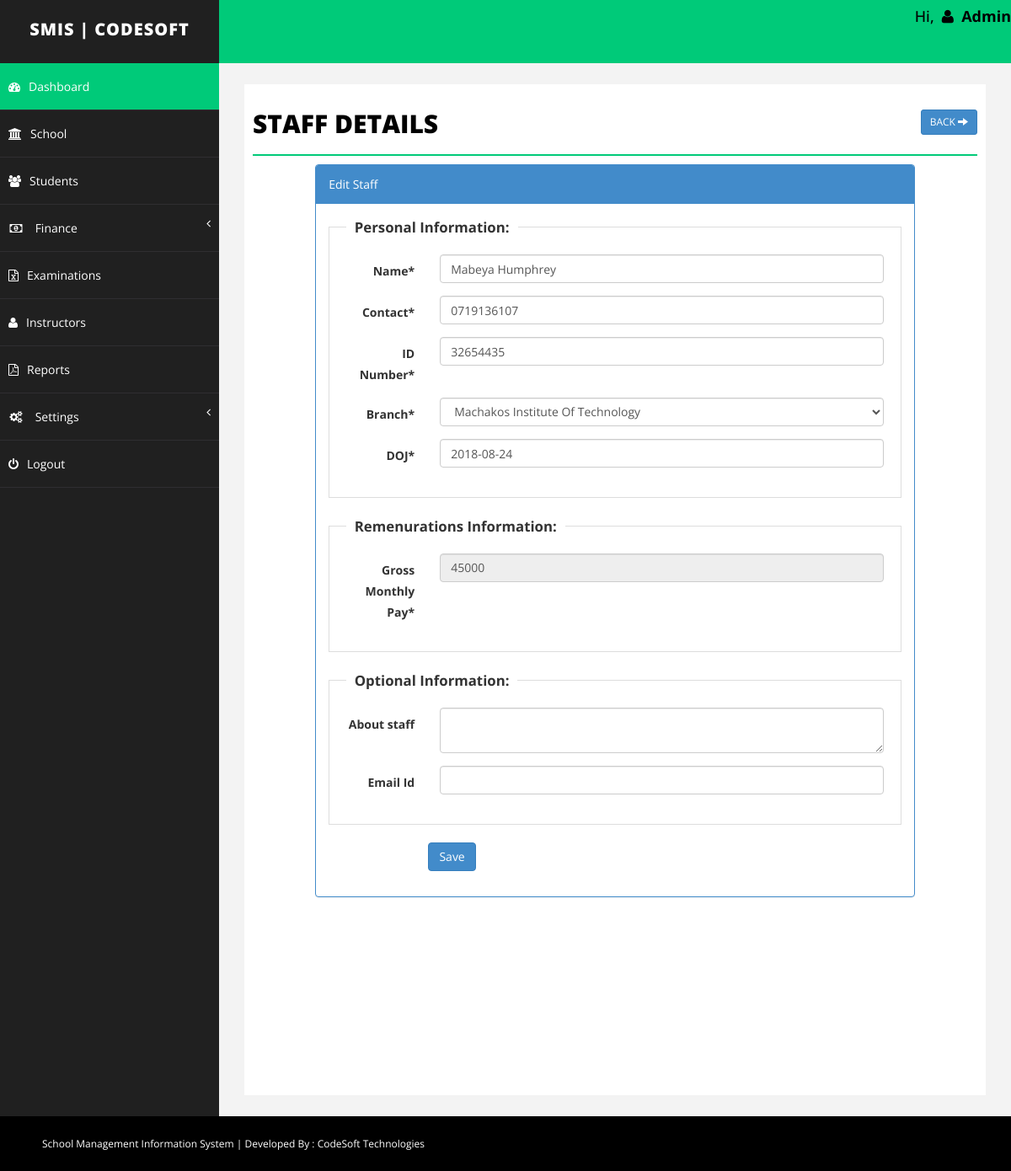
The page /Staff/staff.php?action=edit&id=1 (signed in) on the database its author committed.
### tables this page shows
CREATE TABLE `staff` (
  `id` int(255) NOT NULL,
  `emailid` varchar(255) NOT NULL,
  `iname` varchar(255) NOT NULL,
  `joindate` datetime NOT NULL,
  `about` text NOT NULL,
  `contact` varchar(255) NOT NULL,
  `idno` varchar(255) NOT NULL,
  `salary` int(255) NOT NULL,
  `branch` varchar(255) NOT NULL,
  `remark` text NOT NULL,
  `delete_status` enum('0','1') NOT NULL DEFAULT '0'
);

CREATE TABLE `branch` (
  `id` int(255) NOT NULL,
  `branch` varchar(255) NOT NULL,
  `address` text NOT NULL,
  `detail` text NOT NULL,
  `delete_status` enum('0','1') NOT NULL DEFAULT '0'
);

### Staff/staff.php (the view, shortened to what this page needs)
<?php
	include("../Include/dbconnect.php");
	$emailid='';
	$iname='';
	$joindate = '';
	$contact='';
	$idno='';
	$salary='';
	$about = '';
	$branch='';
	$action = "add";
	if(isset($_GET['action']) && $_GET['action']=="edit" ){
		$id = isset($_GET['id'])?mysqli_real_escape_string($conn,$_GET['id']):'';
		$sqlEdit = $conn->query("SELECT * FROM staff WHERE id='".$id."'");
		if($sqlEdit->num_rows)
		{
			$rowsEdit = $sqlEdit->fetch_assoc();
			extract($rowsEdit);
			$action = "update";
		}else
		{
			$_GET['action']="";
		}
	}
?>
<!DOCTYPE html>
<html xmlns="http://www.w3.org/1999/xhtml">
<head>
	<?php include("../Include/links.php"); ?>
</head>
<?php
	include("../Include/header.php");
?>
        <div id="page-wrapper">
            <div id="page-inner">
                <div class="row">
                    <div class="col-md-12">
                        <h1 class="page-head-line">Staff Details
							<?php
								echo (isset($_GET['action']) && @$_GET['action']=="add" || @$_GET['action']=="edit")?
								' <a href="staff.php" class="btn btn-primary btn-sm pull-right">Back <i class="glyphicon glyphicon-arrow-right"></i></a>':'<a href="staff.php?action=add" class="btn btn-primary btn-sm pull-right"><i class="glyphicon glyphicon-plus"></i> Add </a>';
							?>
						</h1>
                    </div>
                </div>
				<?php
				if(isset($_GET['action']) && @$_GET['action']=="add" || @$_GET['action']=="edit")
				{
				?>
                	<div class="row">
						<div class="col-sm-10 col-sm-offset-1">
               				<div class="panel panel-primary">
								<div class="panel-heading">
									<?php echo ($action=="add")? "Add Staff": "Edit Staff"; ?>
								</div>
								<form action="staff.php" method="post" id="signupForm1" class="form-horizontal">
                        		<div class="panel-body">
									<fieldset class="scheduler-border" >
						 				<legend  class="scheduler-border">Personal Information:</legend>
											<div class="form-group">
												<label class="col-sm-2 control-label" for="Old">Name* </label>
												<div class="col-sm-10">
													<input type="text" class="form-control" id="iname" name="iname" value="<?php echo $iname;?>"  />
												</div>
											</div>
											<div class="form-group">
													<label class="col-sm-2 control-label" for="Old">Contact* </label>
													<div class="col-sm-10">
														<input type="text" class="form-control" id="contact" name="contact" value="<?php echo $contact;?>" maxlength="10" />
													</div>
											</div>
											<div class="form-group">
												<label class="col-sm-2 control-label" for="Old">ID Number* </label>
												<div class="col-sm-10">
													<input type="text" class="form-control" id="idno" name="idno" value="<?php echo $idno;?>" maxlength="8" />
												</div>
											</div>
											<div class="form-group">
												<label class="col-sm-2 control-label" for="Old">Branch* </label>
												<div class="col-sm-10">
													<select  class="form-control" id="branch" name="branch" >
														<?php
															$sql = "select * from branch where delete_status='0' order by branch.branch asc";
															$q = $conn->query($sql);
															while($r = $q->fetch_assoc())
															{
															echo '<option value="'.$r['id'].'"  '.(($branch==$r['id'])?'selected="selected"':'').'>'.$r['branch'].'</option>';
															}
														?>
													</select>
												</div>
											</div>
											<div class="form-group">
												<label class="col-sm-2 control-label" for="Old">DOJ* </label>
													<div class="col-sm-10">
														<input type="text" class="form-control" id="joindate" name="joindate" value="<?php echo  ($joindate!='')?date("Y-m-d", strtotime($joindate)):'';?>" style="background-color: #fff;" readonly />
													</div>
											</div>
						 			</fieldset>
									<fieldset class="scheduler-border" >
						 				<legend  class="scheduler-border">Remenurations Information:</legend>
										<div class="form-group">
												<label class="col-sm-2 control-label" for="Old">Gross Monthly Pay* </label>
												<div class="col-sm-10">
													<input type="text" class="form-control" id="salary" name="salary" value="<?php echo $salary;?>" <?php echo ($action=="update")?"disabled":""; ?>  />
												</div>
										</div>
									</fieldset>
							 		<fieldset class="scheduler-border" >
						 				<legend  class="scheduler-border">Optional Information:</legend>
										<div class="form-group">
											<label class="col-sm-2 control-label" for="Password">About staff </label>
											<div class="col-sm-10">
												<textarea class="form-control" id="about" name="about"><?php echo $about;?></textarea >
											</div>
										</div>
										<div class="form-group">
											<label class="col-sm-2 control-label" for="Old">Email Id </label>
											<div class="col-sm-10">
												<input type="text" class="form-control" id="emailid" name="emailid" value="<?php echo $emailid;?>"  />
											</div>
										</div>
									</fieldset>
									<div class="form-group">
										<div class="col-sm-8 col-sm-offset-2">
											<button type="submit" name="save" class="btn btn-primary">Save </button>
										</div>
									</div>
                         		</div>
							</form>
                        </div>
                    </div>
                </div>
			<?php
			}
			?>
        </div>
    </div>
    <?php
        include("../Include/footer.php");
    ?>
</body>
</html>

### css/basic.css (style rules this page uses)
body { font-family: 'Open Sans', sans-serif; line-height:25px; }
#page-wrapper { padding: 15px 15px; min-height: 600px; background: #F3F3F3; }
#page-inner { width: 100%; margin: 10px 20px 10px 0px; background-color: #fff!important; padding: 10px; min-height: 1200px; }
.page-head-line { font-size: 30px; text-transform: uppercase; color: #000; font-weight: 800; padding-bottom: 20px; border-bottom: 2px solid #00CA79; margin-bottom: 10px; }
@media (min-width:768px) { #page-wrapper { margin: 0 0 0 260px; padding: 15px 30px; min-height: 1200px; } }

### css/custom.css (style rules this page uses)
fieldset.scheduler-border { border: 1px groove #ddd !important; padding: 0 1.4em 1.4em 1.4em !important; margin: 0 0 1.5em 0 !important; -webkit-box-shadow: 0px 0px 0px 0px #000 ; box-shadow: 0px 0px 0px 0px #000 ; }
legend.scheduler-border { font-size: 1.2em !important; font-weight: bold !important; text-align: left !important; width:auto; padding:0 10px; border-bottom:none; }

### rows shown on the page
staff: iname "Mabeya Humphrey", contact "0719136107", idno "32654435", branch "Machakos Institute Of Technology", joindate "2018-08-24", salary "45000"

### other values the page prints
$_SESSION['username'] "Admin"
